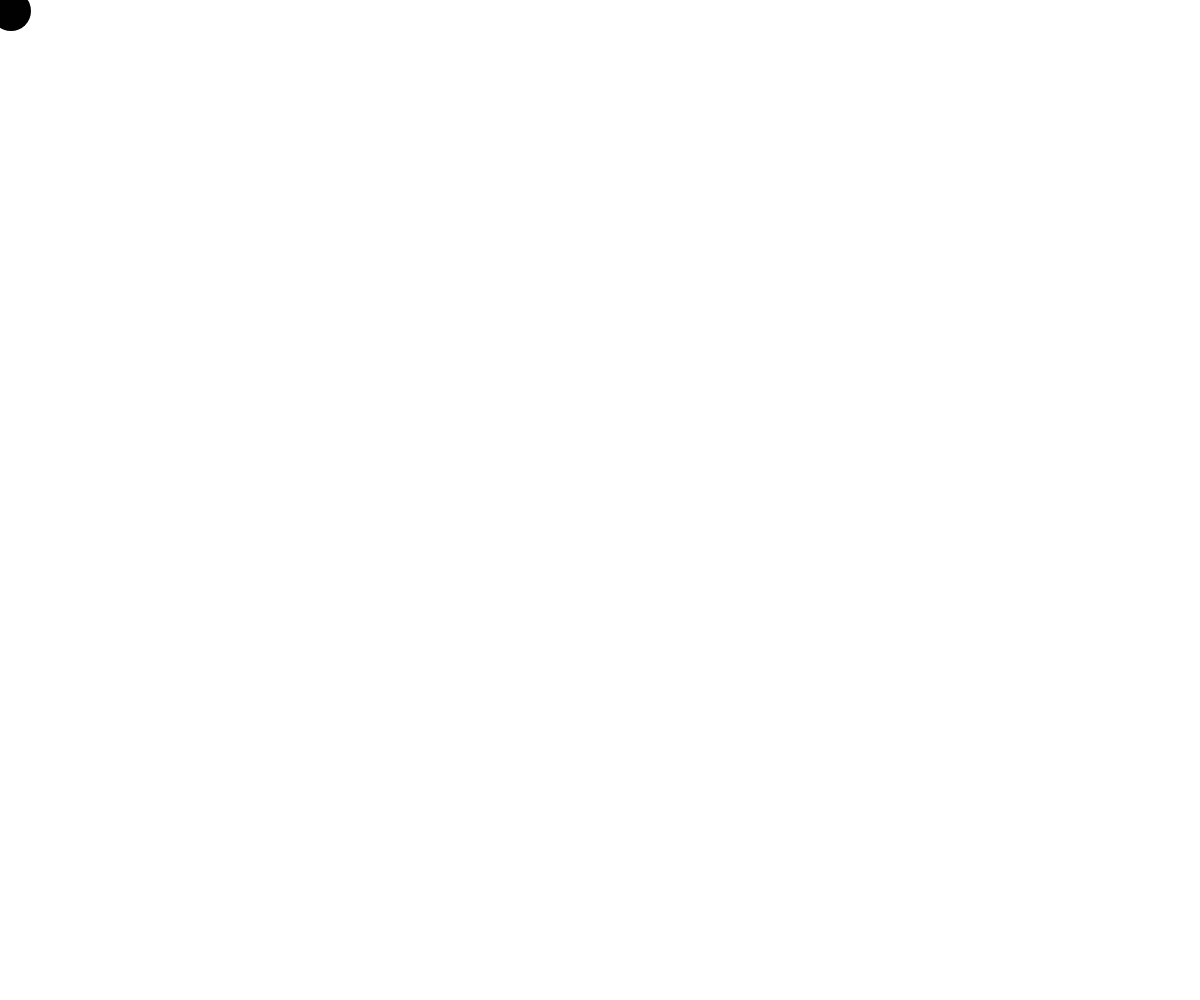
Frame 1 (no input)
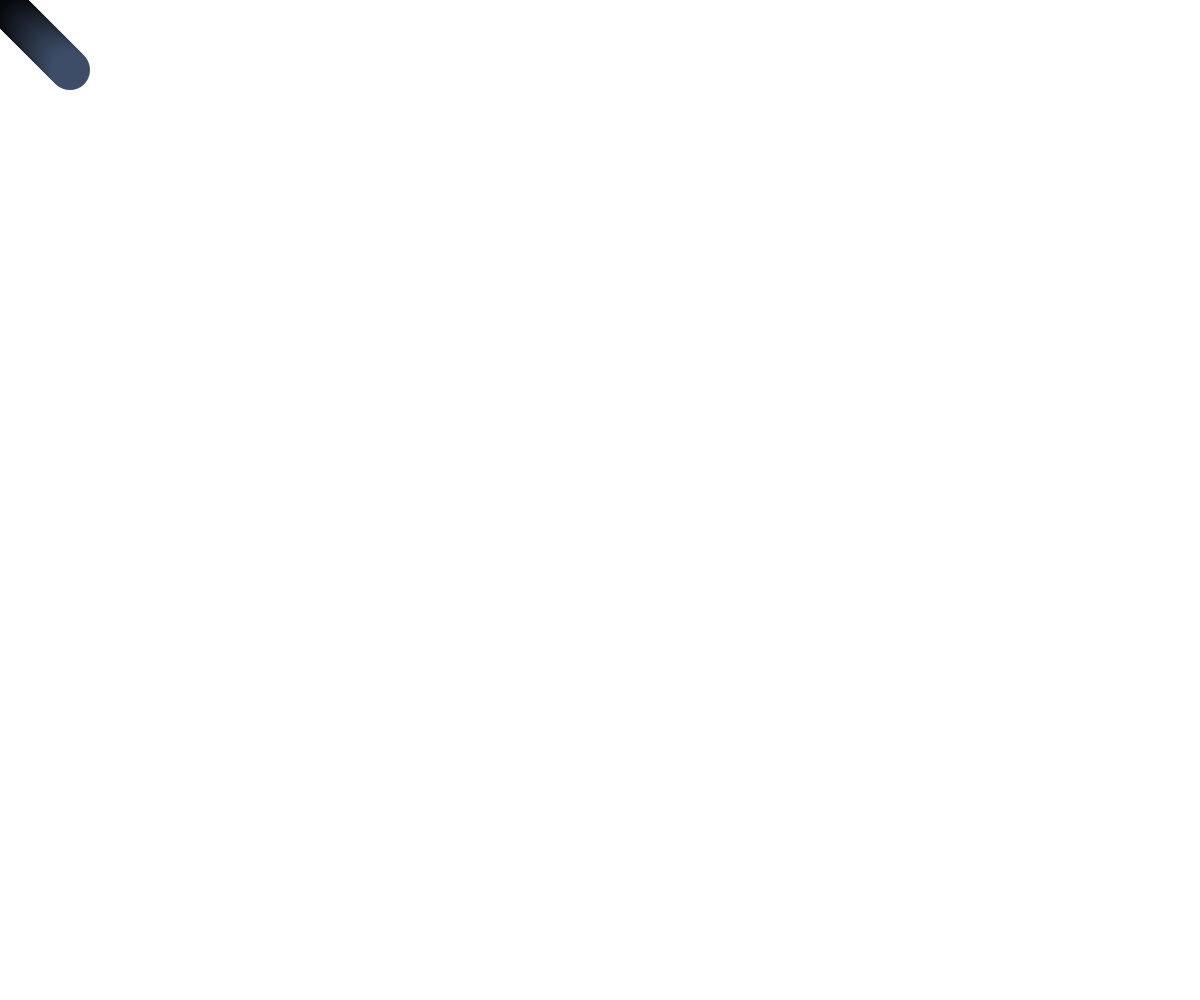
Frame 60 (no input)
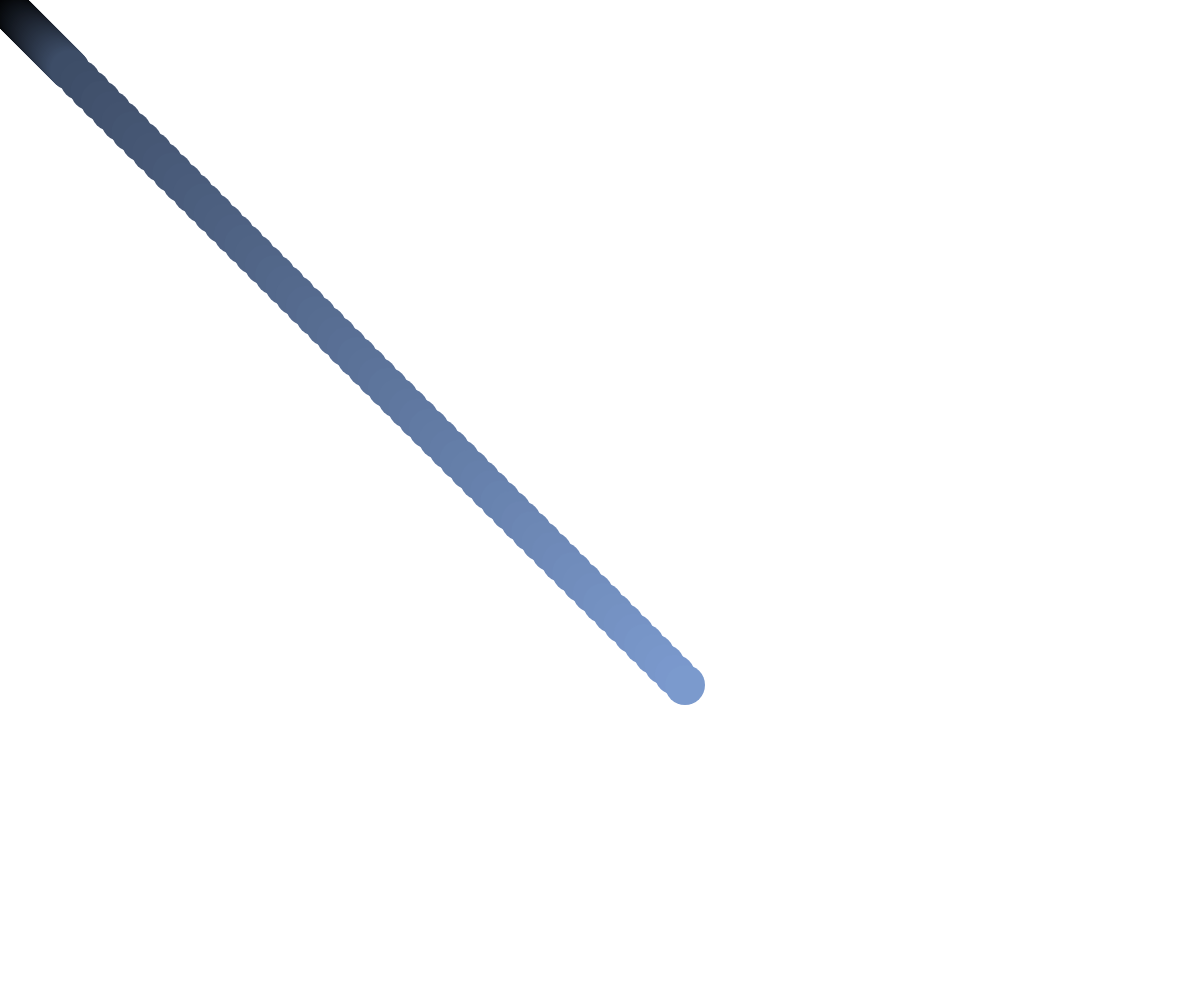
Frame 120 (the mouse pressed at the canvas centre since frame 60)

The p5.js sketch that drew these frames (run headless with seeded random() and noise() and a simulated clock; from frame 60 on, the mouse is pressed at the canvas centre):

// p5.js sketch
// ── sketch.js


let ball = {};
  ball.width = 40;
  ball.x = 10;
  ball.y = 10;
  ball.delta_x = 1;
  ball.delta_y = 1;
  ball.scale_x = 1;
  ball.scale_y = 1;
let fillChangeR = 1;
let fillChangeB = 1;
let fillChangeG = 1;
let fillMapR = 1;
let fillMapB = 1;
let fillMapG = 1;
let xR = 0;
let yR = 255;
let xB = 0;
let yB = 255;
let xG = 0;
let yG = 255;


function setup() {
    createCanvas(windowWidth, windowHeight);
    background(255);
}


function draw() {

    ball.x += ball.delta_x * ball.scale_x;
    ball.y += ball.delta_y * ball.scale_y;


    if (ball.x >= width || ball.x <= 0) {
        ball.delta_x = -1 * ball.delta_x;
    }

    if (ball.y >= height || ball.y <= 0) {
        ball.delta_y = -1 * ball.delta_y;
    }

    fillChangeR = frameCount % 250;
    fillChangeB = frameCount % 200;
    fillChangeG = frameCount % 150;
    fillMapR = map(fillChangeR, 0, 249, xR, yR);
    fillMapB = map(fillChangeB, 0, 199, xB, yB);
    fillMapG = map(fillChangeG, 0, 149, xG, yG);

    fill(fillMapR, fillMapB, fillMapG);
    noStroke();
    ellipse(ball.x, ball.y, ball.width, ball.width);

    if(fillMapR > 254){
      xR = 255
      yR = 0
    } else if(fillMapR < 1){
      xR = 0
      yR = 255
    }

    if(fillMapB > 254){
      xB = 255
      yB = 0
    } else if(fillMapB < 1){
      xB = 0
      yB = 255
    }

    if(fillMapG > 254){
      xG = 255
      yG = 0
    } else if(fillMapG < 1){
      xG = 0
      yG = 255
    }
}


function mousePressed() {
    ball.scale_x = map(mouseX, 0, width, 0.5, 20);
    ball.scale_y = map(mouseY, 0, height, 0.5, 20);
}
